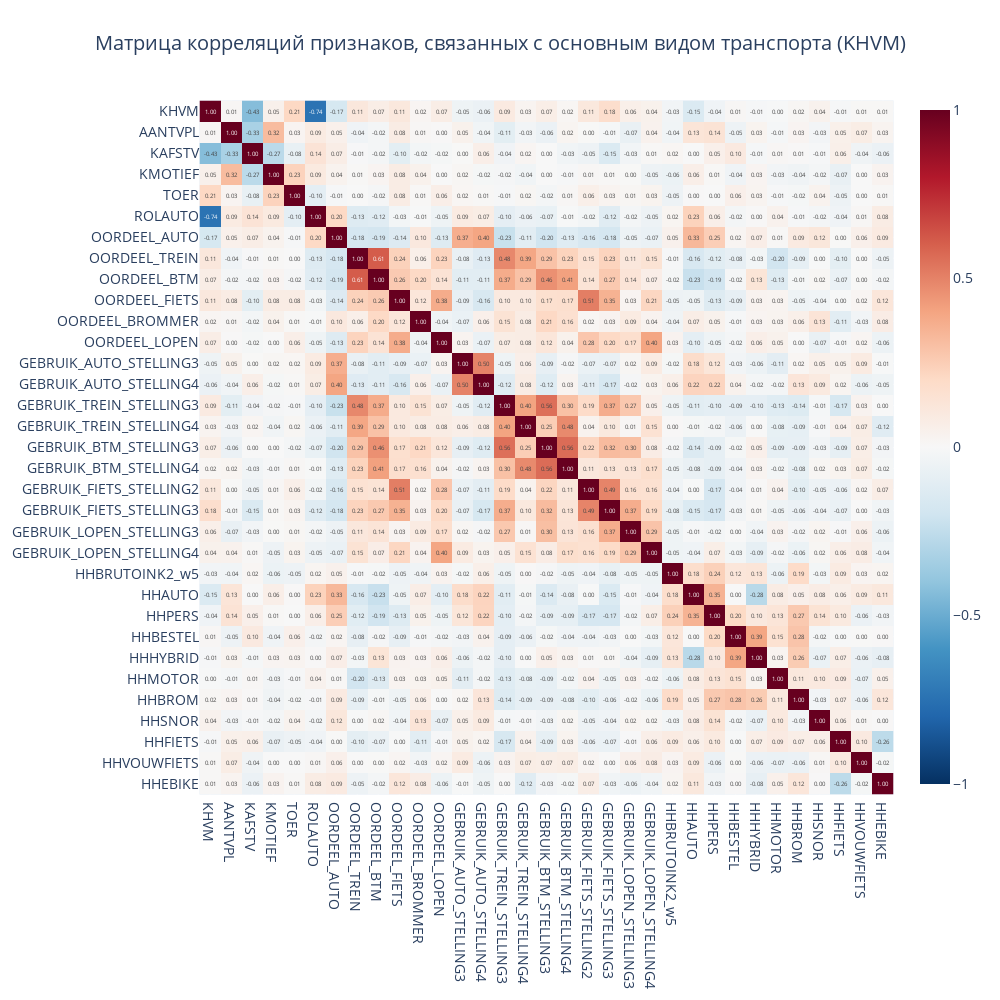

The notebook cell this image was saved under:
### Markdown cell above
#### **Целевая переменная (таргет):**
**`KHVM`** — класс основного вида транспорта для поездки. 

Категории:
1. Car as driver (Водитель автомобиля)
2. Car as passenger (Пассажир автомобиля)
3. Train (Поезд)
4. Bus/tram/metro (Автобус/трамвай/метро)
5. Scooter/moped (Скутер/мопед)
6. Bicycle (Велосипед)
7. Walking (Пешком)
8. Other (Другое).

#### 1. **Демографические и домохозяйственные данные:**
- **`HHSAM`** — состав домохозяйства (например, наличие детей может влиять на выбор транспорта).
- **`HHBRUTOINK2_w5`** — доход домохозяйства (высокий доход может коррелировать с использованием автомобиля).
- **`HHAUTO`, `HHBESTEL`, `HHHYBRID`, `HHMOTOR`, `HHBROM`, `HHSNOR`, `HHFIETS`, `HHVOUWFIETS`, `HHEBIKE`** — Наличие транспортных средств.

#### 2. **Географические и инфраструктурные данные:**
- **`STED_GM`** — уровень урбанизации (влияет на доступность общественного транспорта).
- **`PROV`** — провинция (региональные различия в транспортных привычках).
- **`vlokatie_station`** — расстояние до ближайшей ж/д станции.
- **`vlokatie_bushalte4xpu`** — расстояние до часто ходящего автобуса.

#### 3. **Характеристики поездки:**
- **`KAFSTV`** — класс расстояния поездки (короткие поездки чаще на велосипеде/пешком).
- **`KVERTTIJD`** — время начала поездки (пиковые часы могут влиять на выбор транспорта).
- **`DOEL`** — цель поездки (например, работа, шопинг).
- **`MOTIEF`** — мотив поездки (деловой, leisure и т.д.).
- **`TOER`** — является ли поездка круговой (может влиять на выбор транспорта).

#### 4. **Личные предпочтения и отношение к транспорту:**
- **`OORDEEL_AUTO`** — Оценка автомобиля.  
- **`OORDEEL_TREIN`** — Оценка поезда.  
- **`OORDEEL_BTM`** — Оценка общественного транспорта.  
- **`OORDEEL_FIETS`** — Оценка велосипеда.  
- **`OORDEEL_BROMMER`** — Оценка мопеда. 
- **`OORDEEL_LOPEN`** — Оценка ходьбы.
- **`GEBRUIK_AUTO_STELLING3` / `GEBRUIK_AUTO_STELLING4`** — Восприятие авто (экономия времени, безопасность). 
- **`GEBRUIK_TREIN_STELLING3` / `GEBRUIK_TREIN_STELLING4`** — Восприятие поезда.
- **`GEBRUIK_BTM_STELLING3` / `GEBRUIK_BTM_STELLING4`** — Восприятие общественного транспорта.
- **`GEBRUIK_FIETS_STELLING2` / `GEBRUIK_FIETS_STELLING3`** — Восприятие велосипеда.
- **`GEBRUIK_LOPEN_STELLING3` / `GEBRUIK_LOPEN_STELLING4`** — Восприятие ходьбы.

#### 5. **Данные о транспортных средствах:**
- **`ROLAUTO`** — роль в поездке (водитель/пассажир).
- **`PARKEERKOSTEN`** — стоимость парковки (может влиять на решение использовать автомобиль).

### Code cell
# Отфильтруем нужные столбцы
columns_of_interest = [
    'KHVM', 'AANTVPL', 'KAFSTV', 'KMOTIEF', 'TOER', 'ROLAUTO', 'OORDEEL_AUTO', 'OORDEEL_TREIN', 'OORDEEL_BTM', 'OORDEEL_FIETS', 'OORDEEL_BROMMER', 'OORDEEL_LOPEN',
    'GEBRUIK_AUTO_STELLING3', 'GEBRUIK_AUTO_STELLING4',
    'GEBRUIK_TREIN_STELLING3', 'GEBRUIK_TREIN_STELLING4',
    'GEBRUIK_BTM_STELLING3', 'GEBRUIK_BTM_STELLING4',
    'GEBRUIK_FIETS_STELLING2', 'GEBRUIK_FIETS_STELLING3',
    'GEBRUIK_LOPEN_STELLING3', 'GEBRUIK_LOPEN_STELLING4',
    'HHBRUTOINK2_w5', 'HHAUTO', 'HHPERS', 'HHBESTEL', 
    'HHHYBRID', 'HHMOTOR', 'HHBROM', 'HHSNOR',
    'HHFIETS', 'HHVOUWFIETS', 'HHEBIKE'
]

df_corr = df[columns_of_interest]
corr_matrix = df_corr.corr()


fig = px.imshow(
    corr_matrix, 
    height=1000, 
    width=1000, 
    text_auto='.2f', 
    color_continuous_scale='RdBu_r',
    zmin=-1, zmax=1
)

fig.update_layout(
    title = {'text': 'Матрица корреляций признаков, связанных с основным видом транспорта (KHVM)', 'x': 0.5},
    margin=dict(t=100, b=50, l=50, r=50),
    font=dict(size=14) 
)

fig.show()

### Figure 1 — Plotly figure (JSON) as saved in the notebook; plotly's stock layout.template omitted (floating-point values rounded to 4 significant figures; data arrays with more than 128 entries replaced by an {"elided": "..."} marker saying what was removed)
{"data": [{"coloraxis": "coloraxis", "hovertemplate": "x: %{x}<br>y: %{y}<br>color: %{z}<extra></extra>", "name": "0", "texttemplate": "%{z:.2f}", "type": "heatmap", "x": ["KHVM", "AANTVPL", "KAFSTV", "KMOTIEF", "TOER", "ROLAUTO", "OORDEEL_AUTO", "OORDEEL_TREIN", "OORDEEL_BTM", "OORDEEL_FIETS", "OORDEEL_BROMMER", "OORDEEL_LOPEN", "GEBRUIK_AUTO_STELLING3", "GEBRUIK_AUTO_STELLING4", "GEBRUIK_TREIN_STELLING3", "GEBRUIK_TREIN_STELLING4", "GEBRUIK_BTM_STELLING3", "GEBRUIK_BTM_STELLING4", "GEBRUIK_FIETS_STELLING2", "GEBRUIK_FIETS_STELLING3", "GEBRUIK_LOPEN_STELLING3", "GEBRUIK_LOPEN_STELLING4", "HHBRUTOINK2_w5", "HHAUTO", "HHPERS", "HHBESTEL", "HHHYBRID", "HHMOTOR", "HHBROM", "HHSNOR", "HHFIETS", "HHVOUWFIETS", "HHEBIKE"], "xaxis": "x", "y": ["KHVM", "AANTVPL", "KAFSTV", "KMOTIEF", "TOER", "ROLAUTO", "OORDEEL_AUTO", "OORDEEL_TREIN", "OORDEEL_BTM", "OORDEEL_FIETS", "OORDEEL_BROMMER", "OORDEEL_LOPEN", "GEBRUIK_AUTO_STELLING3", "GEBRUIK_AUTO_STELLING4", "GEBRUIK_TREIN_STELLING3", "GEBRUIK_TREIN_STELLING4", "GEBRUIK_BTM_STELLING3", "GEBRUIK_BTM_STELLING4", "GEBRUIK_FIETS_STELLING2", "GEBRUIK_FIETS_STELLING3", "GEBRUIK_LOPEN_STELLING3", "GEBRUIK_LOPEN_STELLING4", "HHBRUTOINK2_w5", "HHAUTO", "HHPERS", "HHBESTEL", "HHHYBRID", "HHMOTOR", "HHBROM", "HHSNOR", "HHFIETS", "HHVOUWFIETS", "HHEBIKE"], "yaxis": "y", "z": {"elided": "33x33 float values"}}], "layout": {"coloraxis": {"cmax": 1, "cmin": -1, "colorscale": [[0, "rgb(5,48,97)"], [0.1, "rgb(33,102,172)"], [0.2, "rgb(67,147,195)"], [0.3, "rgb(146,197,222)"], [0.4, "rgb(209,229,240)"], [0.5, "rgb(247,247,247)"], [0.6, "rgb(253,219,199)"], [0.7, "rgb(244,165,130)"], [0.8, "rgb(214,96,77)"], [0.9, "rgb(178,24,43)"], [1, "rgb(103,0,31)"]]}, "font": {"size": 14}, "height": 1000, "margin": {"b": 50, "l": 50, "r": 50, "t": 100}, "title": {"text": "Матрица корреляций признаков, связанных с основным видом транспорта (KHVM)", "x": 0.5}, "width": 1000, "xaxis": {"anchor": "y", "constrain": "domain", "domain": [0, 1], "scaleanchor": "y"}, "yaxis": {"anchor": "x", "autorange": "reversed", "constrain": "domain", "domain": [0, 1]}}}
